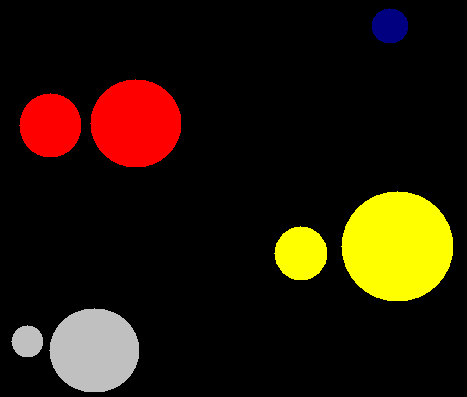
%> input picture matlab/shaastra/shaastra testing/modulesIntegrated/phoenix/vivek/test.bmp, 467 x 397 px
$ octave first.m   (GNU Octave 9; MATLAB toolbox functions it lacks are replaced by stand-ins)
%> lines starting %> are read from the running program, lines starting %| are printed output that depends on the picture; in (x1, y1, x2, y2) boxes, pixels count from 0 and x2, y2 are one past the last pixel; in counts of white or black regions, pixels touching at a corner belong together; the program's own positions count from 1
### matlab/shaastra/shaastra testing/modulesIntegrated/phoenix/vivek/ripper.m
function [input2]=ripper(input,th,l)
if l==0
if(th>.08)
    a=th-.05;
else
    a=th;
end

if(th<.94)
    b=th+.05;
else
    b=th;
end

input1=im2bw(input,a);
input1 = bwmorph(bwmorph(bwmorph(input1,'spur'),'clean'),'fill');

input=im2bw(input,b);
input = bwmorph(bwmorph(bwmorph(input,'spur'),'clean'),'fill');

[I,J]=find(and(input1,input)==1);
input1(I,J)=0;
input2=input1;
% imshow(input1);

else
    input3=ripper(input,th,0);
    input2=im2bw(input,th);
    [I,J]=find(and(input2,input3)==1);
    input2(I,J)=0;
    input2= bwmorph(bwmorph(bwmorph(input2,'spur'),'clean'),'fill');
%     imshow(input2);
end

end

### matlab/shaastra/shaastra testing/modulesIntegrated/phoenix/vivek/first.m
clc;

input= imread('test.bmp');
%> input is the input picture: size 397x467x3 uint8; mean R, G, B 36.1, 23.2, 7.6
back=input;
pic1=imread('test1.bmp');
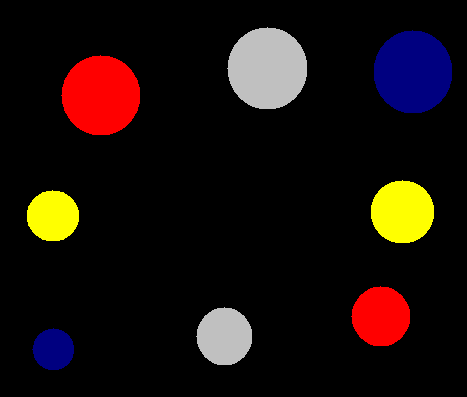
%> input picture matlab/shaastra/shaastra testing/modulesIntegrated/phoenix/vivek/test1.bmp, 467 x 397 px
%> pic1 is the input picture: size 397x467x3 uint8; mean R, G, B 25.7, 15.1, 12.4

% [14 lines of commented-out code are left out]

d=ripper(pic1,.09,0);
%> in ripper, `input1=im2bw(input,a);`:
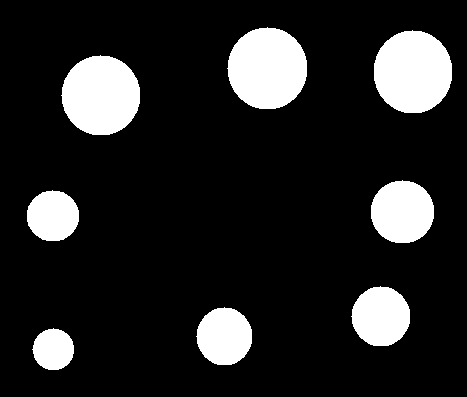
%> input1: size 397x467 logical; 14.6% white; 8 white regions, largest, box (x1, y1, x2, y2) and area: (227, 27, 307, 109) 5133, (374, 30, 452, 113) 5129, (61, 55, 140, 135) 4932
%> in ripper, `input=im2bw(input,b);`:
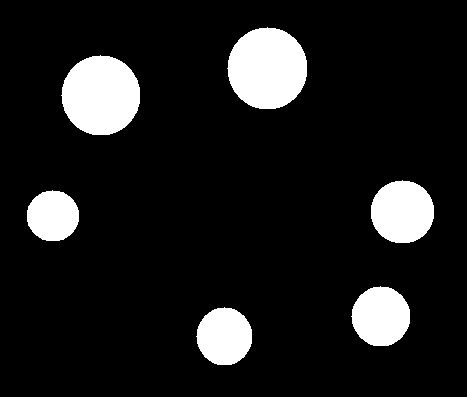
%> input: size 397x467 logical; 11.1% white; 6 white regions, box (x1, y1, x2, y2) and area: (227, 27, 307, 109) 5133, (61, 55, 140, 135) 4932, (371, 180, 434, 243) 3143, (351, 286, 410, 346) 2745, (196, 307, 252, 365) 2521, (27, 190, 79, 241) 2091
%> in ripper, `[I,J]=find(and(input1,input)==1);`: I = 20565 values from 28 to 365; J = 20565 values from 28 to 434
%> in ripper, `input1(I,J)=0;`:
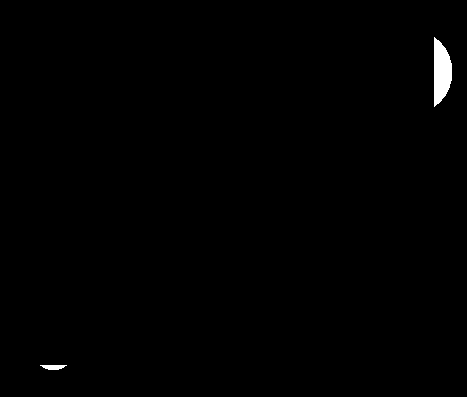
%> input1: size 397x467 logical; 0.54% white; 2 white regions, box (x1, y1, x2, y2) and area: (434, 37, 452, 107) 910, (40, 365, 67, 370) 99
figure;
imshow(d);

% [60 lines of commented-out code are left out]
